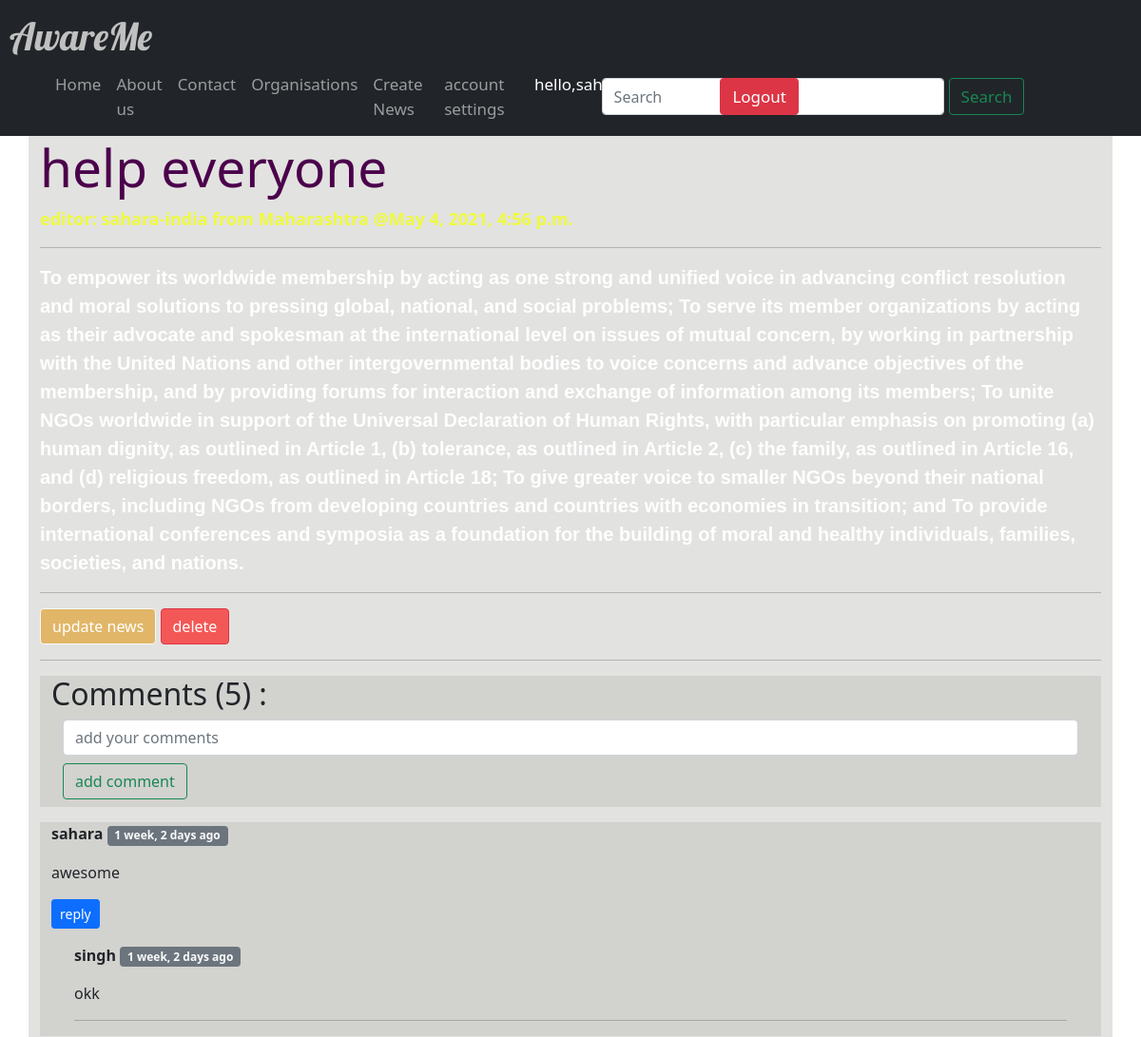
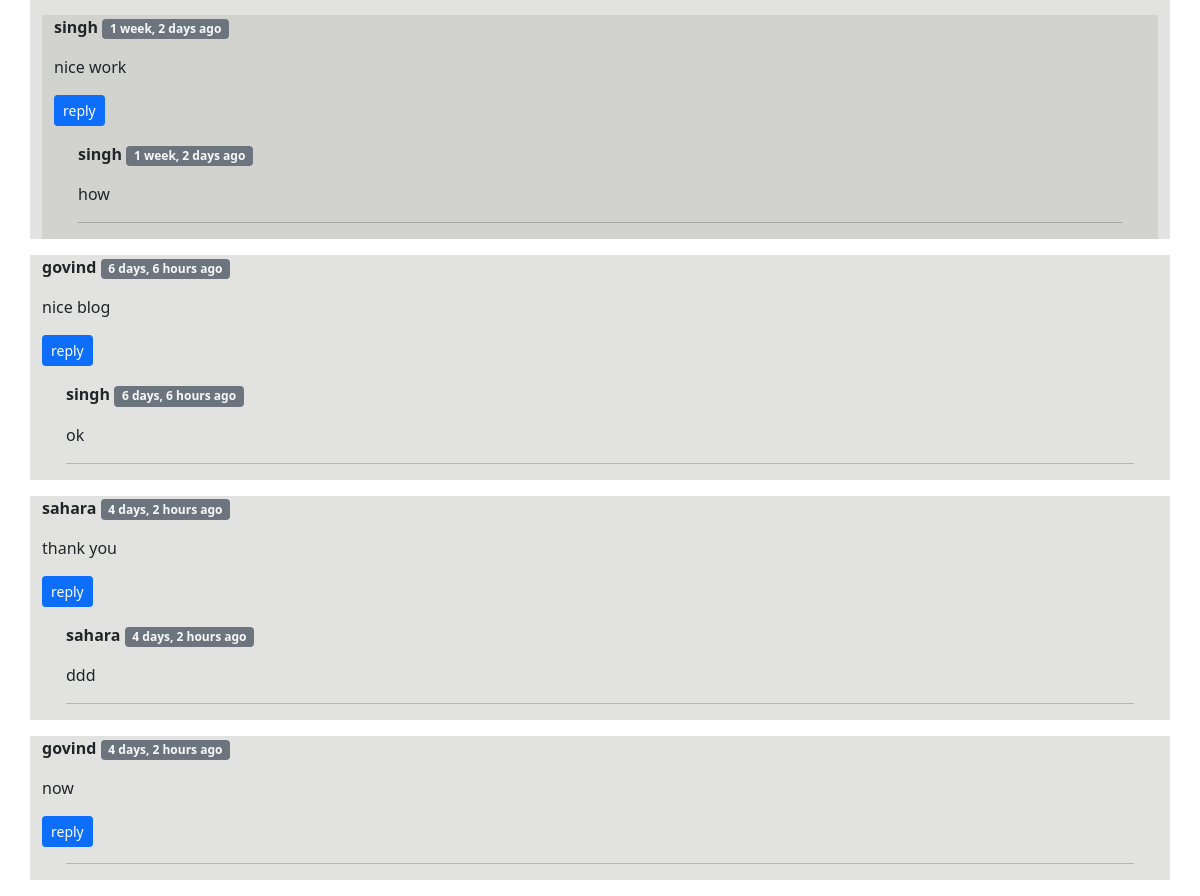
The page /awareme/newsFeed/5/ (signed in) on the database its author committed (2 pictures, top to bottom).
### awaremeapp/models.py (models this page shows, shortened)
class OrgFeed(models.Model):
    title=models.CharField(blank=True,null=True,max_length=250)
    brief=models.TextField(blank=True,null=True)
    author=models.CharField(blank=True,null=True,max_length=250)
    locations=models.CharField(max_length=100,null=True)
    timestamp = models.DateTimeField(default=now)

class FeedComment(models.Model):
    comment=models.TextField(blank=True,null=True)
    writer=models.ForeignKey(User,on_delete=models.CASCADE)
    post=models.ForeignKey(OrgFeed, on_delete=models.CASCADE)
    parent=models.ForeignKey('self', on_delete=models.CASCADE,null=True)
    timestamp = models.DateTimeField(default=now)
    def __str__(self):
        return str(self.writer) +' --wrote--> ' +self.comment[0:4] + '...'

### awaremeapp/views.py (the view)
# urls.py: path('newsFeed/<str:pk>/',views.newsFeed,name="newsFeed"),
@login_required(login_url='login')
def newsFeed(request,pk):
    newspk=OrgFeed.objects.get(id=pk)
    comments=FeedComment.objects.filter(post=newspk,parent=None)
    replies=FeedComment.objects.filter(post=newspk).exclude(parent=None)
    replyDict={}
    for reply in replies:
        if reply.id not in replyDict.keys():
            replyDict[reply.parent.id]=[reply]
        else:
            replyDict[reply.parent.id].append(reply)
    print(replyDict)
    count=comments.count()
    context={'newspk':newspk,'comments':comments,'count':count,'replyDict':replyDict}
    return render(request,'awaremeapp/news_feed.html',context)

### awaremeapp/templatetags/extras.py (called while the page is built)
@register.filter(name='get_val')
def get_val(dict,key):
    return dict.get(key)

### templates/awaremeapp/news_feed.html (shortened to what this page needs)
{% extends 'awaremeapp/orgbase.html' %}
{% load static %}
{% block content %}
{% load humanize %}
{% load extras %}
<div class="container backg">
    <h1 style="color: rgb(75, 0, 75);font-size: 55px;">{{newspk.title}}</h1>
    <p style="font-weight: bold;color:rgb(238, 250, 65) ; font-size: 18px;"><b>editor: </b>{{newspk.author}} from {{newspk.locations}} @{{newspk.timestamp}}</p>
    <hr>
    <p style="font-weight: bold;color:rgb(255, 255, 255);font-size: 20px;font-family: sans-serif;">{{newspk.brief}}</p>
    <hr>
    <div class="">
        {% for group in request.user.groups.all %}
        {% if group.name == 'NGO' %}
        <a class="btn btn-light" style="background-color: rgb(225, 182, 104);color: white;" href="{% url 'updateFeed' newspk.id %}">update news </a>
        <a class="btn btn-danger" style="background-color: rgba(248, 41, 41, 0.747);" href="{% url 'deleteFeed' newspk.id %}">delete </a>
        <hr>
        {% endif %}
        {% endfor %}
        <div class="container backg">
            <h2>Comments ({{count}}) :</h2>
            <form action="{% url 'postComment' newspk.id %}" method="POST">
                <div class="container">
                    <input type="text" class="form-control" name="comment" placeholder="add your comments" rows="2"
                        cols="1">
                    <button type="submit" class="btn btn-outline-success my-2">add comment</button>
                </div>
        </div>
        {% for comment in comments %}
        <div class="container backg">
            <div class="row my-3">
                <p><b>{{comment.writer}} </b><span
                        class="badge bg-secondary text-light">{{comment.timestamp|naturaltime}}</span> </p>
                <p>{{comment.comment}}</p>
                <div class="replybox mx-0">
                    <p>
                        <button class="btn btn-sm btn-primary" type="button" data-bs-toggle="collapse"
                            data-bs-target="#replybox{{comment.id}}" aria-expanded="false"
                            aria-controls="replybox{{comment.id}}">
                            reply
                        </button>
                    </p>
                    <div class="replies mx-4 my-1">
                        {% for reply in replyDict|get_val:comment.id %}
                        <p><b>{{reply.writer}} </b><span
                                class="badge bg-secondary text-light">{{comment.timestamp|naturaltime}}</span></p>
                        {{reply.comment}}
                        {% endfor %}
                        <hr>
                    </div>
                </div>
            </div>
        </div>
    </div>
    {% endfor %}
{% endblock %}

### templates/awaremeapp/orgbase.html (shortened to what this page needs)
{% load static %}
<!DOCTYPE html>
<html lang="en">
<head>
  <link href="https://cdn.jsdelivr.net/npm/bootstrap@5.0.0/dist/css/bootstrap.min.css" rel="stylesheet"
>
  <link rel="stylesheet" href="{% static '/css/static.css' %}">
</head>
<body style="background: url('/static/images/do.jpg') no-repeat fixed center;background-size: cover;">
  <nav class="navbar navbar-expand-lg navbar-dark bg-dark sticky-top navflex ">
    <div >
    <a class="navbar-brand" id="font" style="margin-left:10px;" href="{% url 'listFeed' %}">AwareMe</a>
      <div class="collapse navbar-collapse" id="navbarSupportedContent" style="margin-left:50px;">
        <ul class="navbar-nav me-0 mb-2 mb-lg-0">
          <li class="nav-item">
            <a class="nav-link size {% block homeactive %} {% endblock homeactive %}" aria-current="page"
              href="{% url 'listFeed'%}">Home</a>
          </li>
          <li class="nav-item">
            <a class="nav-link size {% block aboutactive %} {% endblock aboutactive %}" aria-current="page"
              href="{% url 'aboutus' %}">About us<a>
          </li>
          <li class="nav-item">
            <a class="nav-link size {% block contactactive %} {% endblock contactactive %}" aria-current="page"
              href="{% url 'contact' %}">Contact</a>
          </li>
          <li class="nav-item">
            <a class="nav-link size {% block organistionactive %} {% endblock organistionactive %}" aria-current="page"
              href="{% url 'details' %}">Organisations</a>
          </li>
          {% for group in request.user.groups.all %}
          {% if group.name == 'NGO' %}
          <li class="nav-item">
            <a class="nav-link size {% block newsactive %} {% endblock newsactive %} " href="{% url 'feed' %}">Create News</a>
          </li>
          <li class="nav-item ">
            <a class="nav-link size {% block settingactive %} {% endblock settingactive %}"
              href="{% url 'account_setting' %}">account settings</a>
          </li>
          {%endif%}
          {%endfor%}
          <li class="nav-item ">
            <a class="nav-link size active" aria-current="page">hello,{{request.user}}</a>
          </li>
        </ul>
        <form class="d-flex" method="GET" action="{% url 'search' %}">
          <button class="btn btn-outline-success size mx-1 inoutlog" type="submit">Search</button>
        </form>
        <div>
          {% if user.is_authenticated %}
          <a class="btn btn-danger size  targ " href="{% url 'logout' %}">Logout</a>
          {% else %}
          <a class="btn btn-danger size inoutlog" href="{% url 'login' %}">Login</a>
          {% endif %}
      </div>
      </div>
    </div>
  </nav>
  {% block content %}
  {% endblock %}
</body>
</html>

### static/css/static.css (style rules this page uses)
#font { font-family: 'Lobster', cursive; font-size: 5vh; margin-left: 10px; color: silver; }
.size { font-size: 17px; }
.targ { position: relative; bottom: 0vh; right:30vw; }
.inoutlog { position: relative; left:15vw; bottom: 6vh; }
.backg { background-color: rgba(192, 192, 189, 0.466); }
@media only screen and (max-width:1300px) { .inoutlog { margin: 2px 1px; position: relative; left:-3vw; bottom: 0vh; width:-moz-fit-content; } }

### rows shown on the page
OrgFeed: title "help everyone", brief "To empower its worldwide membership by acting as one strong and unified voice in advancing conflict resolution and moral solutions to pressing global, national, and social problems; To serve its member organizations by acting as their advocate and spokesman at the international level on issues of mutual concern, by working in partnership with the United Nations and other intergovernmental bodies to voice concerns and advance objectives of the membership, and by providing forums for interaction and exchange of information among its members; To unite NGOs worldwide in support of the Universal Declaration of Human Rights, with particular emphasis on promoting (a) human dignity, as outlined in…"
FeedComment: writer "sahara", timestamp "1 week, 2 days ago", comment "awesome"
FeedComment: writer "singh", comment "okk"
FeedComment: writer "singh", timestamp "1 week, 2 days ago", comment "nice work"
FeedComment: writer "singh", comment "how"
FeedComment: writer "govind", timestamp "6 days, 6 hours ago", comment "nice blog"
FeedComment: writer "singh", comment "ok"
FeedComment: writer "sahara", timestamp "4 days, 2 hours ago", comment "thank you"
FeedComment: writer "sahara", comment "ddd"
FeedComment: writer "govind", timestamp "4 days, 2 hours ago", comment "now"

### other values the page prints
{{ count }} "5"
